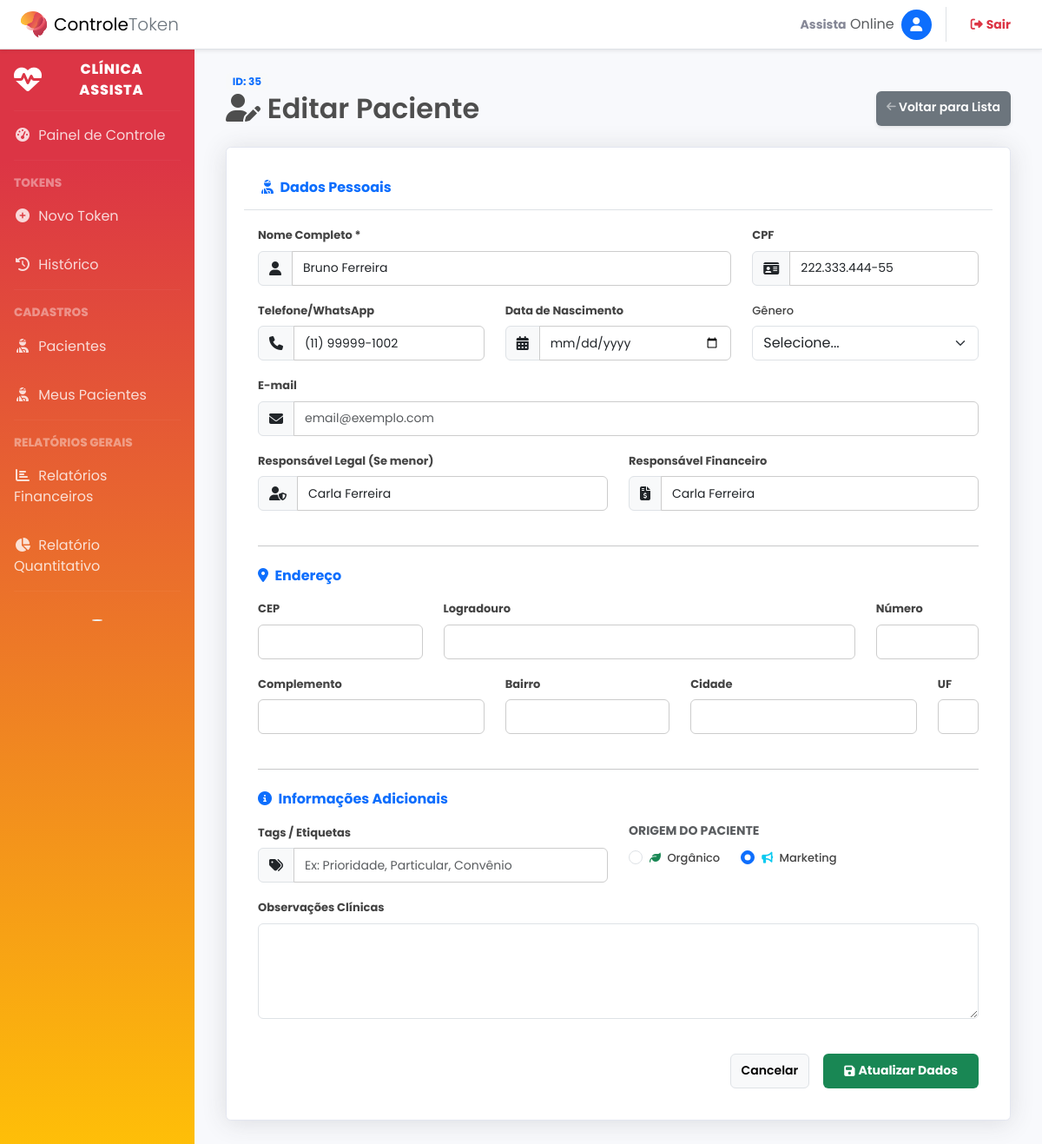
/pacientes/editar?id=35 (signed in), run on the app's committed database.
### tables this page shows
CREATE TABLE `pacientes` (
  `id_paciente` int NOT NULL,
  `nome` varchar(150) NOT NULL,
  `cpf` varchar(20) DEFAULT NULL,
  `telefone` varchar(20) DEFAULT NULL,
  `nome_responsavel` varchar(150) DEFAULT NULL,
  `responsavel_financeiro` varchar(150) DEFAULT NULL,
  `id_prof_referencia` int UNSIGNED DEFAULT NULL,
  `origem` varchar(50) DEFAULT NULL,
  `data_cadastro` datetime DEFAULT CURRENT_TIMESTAMP
);

### app/Controllers/PatientController.php (called while the page is built, shortened)
<?php
class PatientController extends BaseController
{
    public function edit($id = null)
    {
        $pacienteId = $id ?? filter_input(INPUT_GET, 'id', FILTER_SANITIZE_NUMBER_INT);
        $model = new PatientModel();
        $paciente = $model->find($pacienteId);
        $this->view('pages/cadastro_paciente', ['paciente' => $paciente]);
    }
}

### public/index.php (called while the page is built, shortened)
<?php
try {
    $router = new App\Core\Router();
    $router->dispatch();
} catch (Throwable $e) {
    echo "<div style='font-family: sans-serif; padding: 20px; background: #fff0f0; border: 1px solid #ffcccc; margin: 20px; border-radius: 5px;'>";
    echo "<h2 style='color: #cc0000; margin-top: 0;'>Erro na Aplicação</h2>";
    echo "<p><strong>Mensagem:</strong> " . htmlspecialchars($e->getMessage()) . "</p>";
    echo "<p><strong>Local:</strong> " . $e->getFile() . " na linha <strong>" . $e->getLine() . "</strong></p>";
    echo "<hr style='border: 0; border-top: 1px solid #ffcccc;'>";
    echo "<strong>Stack Trace:</strong>";
    echo "<pre style='background: #fff; padding: 10px; border: 1px solid #ddd; overflow: auto; font-size: 13px;'>" . $e->getTraceAsString() . "</pre>";
    echo "</div>";
}

### app/Models/PatientModel.php (called while the page is built, shortened)
<?php
class PatientModel
{
    public function find($id)
    {
        $pdo = Connection::getInstance();
        $stmt = $pdo->prepare("SELECT * FROM pacientes WHERE id_paciente = :id");
        $stmt->bindValue(':id', $id);
        $stmt->execute();
        return $stmt->fetch(PDO::FETCH_ASSOC);
    }
}

### app/Views/pages/cadastro_paciente.phtml (the view, shortened to what this page needs)
<?php
$isEdit = isset($paciente) && !empty($paciente);
$titulo = $isEdit ? 'Editar Paciente' : 'Novo Paciente';
$action = $isEdit ? URL_BASE . '/pacientes/update' : URL_BASE . '/pacientes/salvar';
?>
<div class="container-fluid">
    <?php if ($isEdit): ?>
        <span class="badge bg-light text-primary">ID: <?= $paciente['id_paciente'] ?></span>
    <?php endif; ?>
    <div class="d-sm-flex align-items-center justify-content-between mb-4">
        <h2 class="mb-0"><i class="fas fa-user-edit"></i> <?= $titulo ?></h2>
        <a href="<?= defined('URL_BASE') ? URL_BASE : '' ?>/pacientes" class="d-none d-sm-inline-block btn btn-sm btn-secondary shadow-sm">
            <i class="fas fa-arrow-left fa-sm text-white-50"></i> Voltar para Lista
        </a>
    </div>
    <div class="card shadow mb-4">
        <div class="card-header py-3 bg-white border-bottom">
            <h6 class="m-0 fw-bold text-primary"><i class="fas fa-user-injured me-1"></i> Dados Pessoais</h6>
        </div>
        <div class="card-body">
            <form action="<?= $action ?>" method="POST">
                <div class="row">
                    <div class="col-md-8 mb-3">
                        <label for="nome" class="form-label fw-bold">Nome Completo *</label>
                        <div class="input-group">
                            <span class="input-group-text"><i class="fas fa-user"></i></span>
                            <input type="text" class="form-control" id="nome" name="nome" required
                                value="<?= $isEdit ? $paciente['nome'] : '' ?>" placeholder="Digite o nome completo">
                        </div>
                    </div>
                    <div class="col-md-4 mb-3">
                        <label for="cpf" class="form-label fw-bold">CPF</label>
                        <div class="input-group">
                            <span class="input-group-text"><i class="fas fa-id-card"></i></span>
                            <input type="text" class="form-control" id="cpf" name="cpf"
                                value="<?= $isEdit ? $paciente['cpf'] : '' ?>" placeholder="000.000.000-00">
                        </div>
                    </div>
                </div>
                <div class="row">
                    <div class="col-md-4 mb-3">
                        <label for="telefone" class="form-label fw-bold">Telefone/WhatsApp</label>
                        <div class="input-group">
                            <span class="input-group-text"><i class="fas fa-phone"></i></span>
                            <input type="text" class="form-control" id="telefone" name="telefone"
                                value="<?= $isEdit ? $paciente['telefone'] : '' ?>" placeholder="(00) 00000-0000">
                        </div>
                    </div>
                    <div class="col-md-4 mb-3">
                        <label for="datanascimento" class="form-label fw-bold">Data de Nascimento</label>
                        <div class="input-group">
                            <span class="input-group-text"><i class="fas fa-calendar-alt"></i></span>
                            <input type="date" class="form-control" id="data_nascimento" name="data_nascimento"
                                value="<?= $isEdit ? $paciente['data_nascimento'] : '' ?>">
                        </div>
                    </div>
                    <div class="col-md-4 mb-3">
                        <label for="genero" class="form-label">Gênero</label>
                        <select class="form-select" id="genero" name="genero">
                            <option value="">Selecione...</option>
                        </select>
                    </div>
                </div>
                <div class="row">
                    <div class="col-md-12 mb-3">
                        <label for="email" class="form-label fw-bold">E-mail</label>
                        <div class="input-group">
                            <span class="input-group-text"><i class="fas fa-envelope"></i></span>
                            <input type="email" class="form-control" id="email" name="email"
                                value="<?= $isEdit ? $paciente['email'] : '' ?>" placeholder="email@exemplo.com">
                        </div>
                    </div>
                </div>
                <div class="row">
                    <div class="col-md-6 mb-3">
                        <label for="responsavel" class="form-label fw-bold">Responsável Legal (Se menor)</label>
                        <div class="input-group">
                            <span class="input-group-text"><i class="fas fa-user-shield"></i></span>
                            <input type="text" class="form-control" id="nome_responsavel" name="nome_responsavel"
                                value="<?= $isEdit ? $paciente['nome_responsavel'] : '' ?>" placeholder="Nome do Pai/Mãe/Responsável">
                        </div>
                    </div>
                    <div class="col-md-6 mb-3">
                        <label for="responsavel_financeiro" class="form-label fw-bold">Responsável Financeiro</label>
                        <div class="input-group">
                            <span class="input-group-text"><i class="fas fa-file-invoice-dollar"></i></span>
                            <input type="text" class="form-control" id="responsavel_financeiro" name="responsavel_financeiro"
                                value="<?= $isEdit ? $paciente['responsavel_financeiro'] : '' ?>" placeholder="Quem paga o tratamento?">
                        </div>
                    </div>
                </div>
                <hr class="my-4">
                <h6 class="fw-bold text-primary mb-3"><i class="fas fa-map-marker-alt me-1"></i> Endereço</h6>
                <div class="row">
                    <div class="col-md-3 mb-3">
                        <label for="cep" class="form-label fw-bold">CEP</label>
                        <input type="text" class="form-control" id="cep" name="cep"
                            value="<?= $isEdit ? $paciente['cep'] : '' ?>" onblur="buscarCep(this.value)">
                    </div>
                    <div class="col-md-7 mb-3">
                        <label for="logradouro" class="form-label fw-bold">Logradouro</label>
                        <input type="text" class="form-control" id="logradouro" name="logradouro"
                            value="<?= $isEdit ? $paciente['logradouro'] : '' ?>">
                    </div>
                    <div class="col-md-2 mb-3">
                        <label for="numero" class="form-label fw-bold">Número</label>
                        <input type="text" class="form-control" id="numero" name="numero"
                            value="<?= $isEdit ? $paciente['numero'] : '' ?>">
                    </div>
                </div>
                <div class="row">
                    <div class="col-md-4 mb-3">
                        <label for="complemento" class="form-label fw-bold">Complemento</label>
                        <input type="text" class="form-control" id="complemento" name="complemento"
                            value="<?= $isEdit ? $paciente['complemento'] : '' ?>">
                    </div>
                    <div class="col-md-3 mb-3">
                        <label for="bairro" class="form-label fw-bold">Bairro</label>
                        <input type="text" class="form-control" id="bairro" name="bairro"
                            value="<?= $isEdit ? $paciente['bairro'] : '' ?>">
                    </div>
                    <div class="col-md-4 mb-3">
                        <label for="cidade" class="form-label fw-bold">Cidade</label>
                        <input type="text" class="form-control" id="cidade" name="cidade"
                            value="<?= $isEdit ? $paciente['cidade'] : '' ?>">
                    </div>
                    <div class="col-md-1 mb-3">
                        <label for="estado" class="form-label fw-bold">UF</label>
                        <input type="text" class="form-control" id="estado" name="estado"
                            value="<?= $isEdit ? $paciente['estado'] : '' ?>">
                    </div>
                </div>
                <hr class="my-4">
                <h6 class="fw-bold text-primary mb-3"><i class="fas fa-info-circle me-1"></i> Informações Adicionais</h6>
                <div class="row">
                    <div class="col-md-6 mb-3">
                        <label for="tags" class="form-label fw-bold">Tags / Etiquetas</label>
                        <div class="input-group">
                            <span class="input-group-text"><i class="fas fa-tags"></i></span>
                            <input type="text" class="form-control" id="tags" name="tags"
                                value="<?= $isEdit ? $paciente['tags'] : '' ?>" placeholder="Ex: Prioridade, Particular, Convênio">
                        </div>
                    </div>
                    <div class="col-md-6">
                        <label class="form-label d-block fw-bold text-muted small text-uppercase">Origem do Paciente</label>
                        <div class="d-flex align-items-center mt-2">
                            <div class="form-check form-check-inline me-4">
                                <input class="form-check-input" type="radio" name="origem" value="Organico" id="origem_organico"
                                    <?= ($isEdit && isset($paciente['origem']) && $paciente['origem'] == 'Organico') ? 'checked' : '' ?>>
                                <label class="form-check-label" for="origem_organico">
                                    <i class="fas fa-leaf text-success me-1"></i> Orgânico
                                </label>
                            </div>
                            <div class="form-check form-check-inline">
                                <input class="form-check-input" type="radio" name="origem" value="Marketing" id="origem_marketing"
                                    <?= ($isEdit && isset($paciente['origem']) && $paciente['origem'] == 'Marketing') ? 'checked' : '' ?>>
                                <label class="form-check-label" for="origem_marketing">
                                    <i class="fas fa-bullhorn text-info me-1"></i> Marketing
                                </label>
                            </div>
                        </div>
                    </div>
                </div>
                <div class="row">
                    <div class="col-md-12 mb-3">
                        <label for="observacoes" class="form-label fw-bold">Observações Clínicas</label>
                        <textarea class="form-control" id="observacoes" name="observacoes" rows="4"><?= $isEdit ? $paciente['observacoes'] : '' ?></textarea>
                    </div>
                </div>
                <div class="d-flex justify-content-end gap-2 mt-4">
                    <a href="<?= defined('URL_BASE') ? URL_BASE : '' ?>/pacientes" class="btn btn-light border me-2">Cancelar</a>
                    <button type="submit" class="btn btn-success px-4 fw-bold">
                        <i class="fas fa-save me-1"></i> <?= $isEdit ? 'Atualizar Dados' : 'Salvar Paciente' ?>
                    </button>
                </div>
            </form>
        </div>
    </div>
</div>

### public/css/admin.css (style rules this page uses)
body { font-family: "Segoe UI", Tahoma, Geneva, Verdana, sans-serif; margin: 0; padding: 0; background-color: #f5f6fa; color: #333; }
.card { background: #fff; border-radius: 8px; border: 1px solid #e0e0e0; padding: 20px; margin-bottom: 20px; box-shadow: 0 2px 5px rgba(0, 0, 0, 0.05); }
label { font-weight: 500; font-size: 13px; color: #444; margin-bottom: 4px; }
input[type="text"], input[type="email"], input[type="tel"], input[type="date"], input[type="time"], input[type="number"], select, .btn { height: 40px; padding: 8px 12px; border: 1px solid #ccc; border-radius: 6px; font-size: 14px; box-sizing: border-box; outline: none; }
.btn { cursor: pointer; font-weight: 600; border: none; transition: background 0.2s; display: flex; align-items: center; justify-content: center; }

### public/css/sidebar.css (style rules this page uses)
:root { --primary: #4e73df; --secondary: #858796; --success: #1cc88a; --info: #36b9cc; --warning: #f6c23e; --danger: #e74a3b; --light: #f8f9fc; --dark: #5a5c69; }
body { margin: 0; font-family: "Nunito", -apple-system, BlinkMacSystemFont, "Segoe UI", Roboto, "Helvetica Neue", Arial, sans-serif, "Apple Color Emoji", "Segoe UI Emoji", "Segoe UI Symbol", "Noto Color Emoji"; font-size: 1rem; font-weight: 400; line-height: 1.5; color: #858796; text-align: left; background-color: #fff; }
.card { position: relative; display: flex; flex-direction: column; min-width: 0; word-wrap: break-word; background-color: #fff; background-clip: border-box; border: 1px solid #e3e6f0; border-radius: 0.35rem; }
.card-header { padding: 0.75rem 1.25rem; margin-bottom: 0; background-color: #f8f9fc; border-bottom: 1px solid #e3e6f0; }
.shadow { box-shadow: 0 0.15rem 1.75rem 0 rgba(58, 59, 69, 0.15) !important; }

### public/css/style.css (style rules this page uses)
:root { --primary-color: #4e73df; --secondary-color: #858796; --success-color: #1cc88a; --info-color: #36b9cc; --warning-color: #f6c23e; --danger-color: #e74a3b; --dark-sidebar: #2c3e50; --light-bg: #f8f9fc; --font-main: "Poppins", sans-serif; }
body { font-family: var(--font-main); background-color: var(--light-bg); color: #5a5c69; overflow-x: hidden; }
h1, h2, h3, h4, h5, h6 { font-weight: 600; color: #4e4e4e; }

### data on the page
pacientes: id_paciente "35", nome "Bruno Ferreira", cpf "222.333.444-55", telefone "(11) 99999-1002", nome_responsavel "Carla Ferreira", responsavel_financeiro "Carla Ferreira", origem "☐ Orgânico", origem "☑ Marketing"

### other printed values
$primeiroNome "Assista"
$titulo "Editar Paciente"
